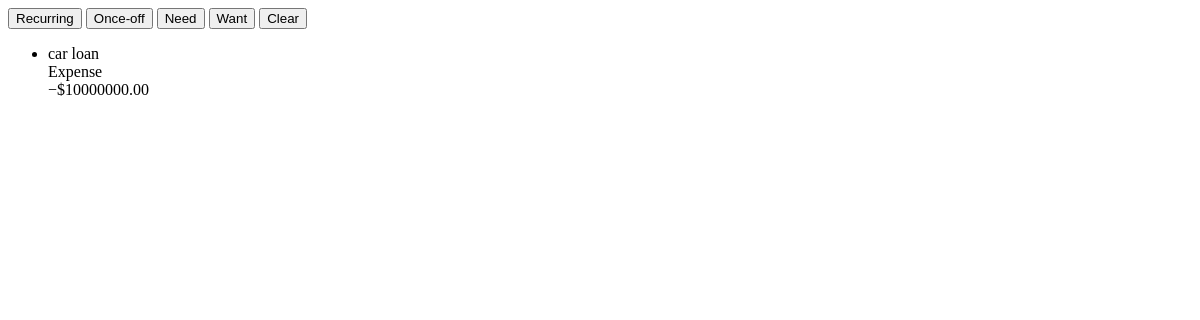
Page /breakdown_list (signed in) on the earlier database version.
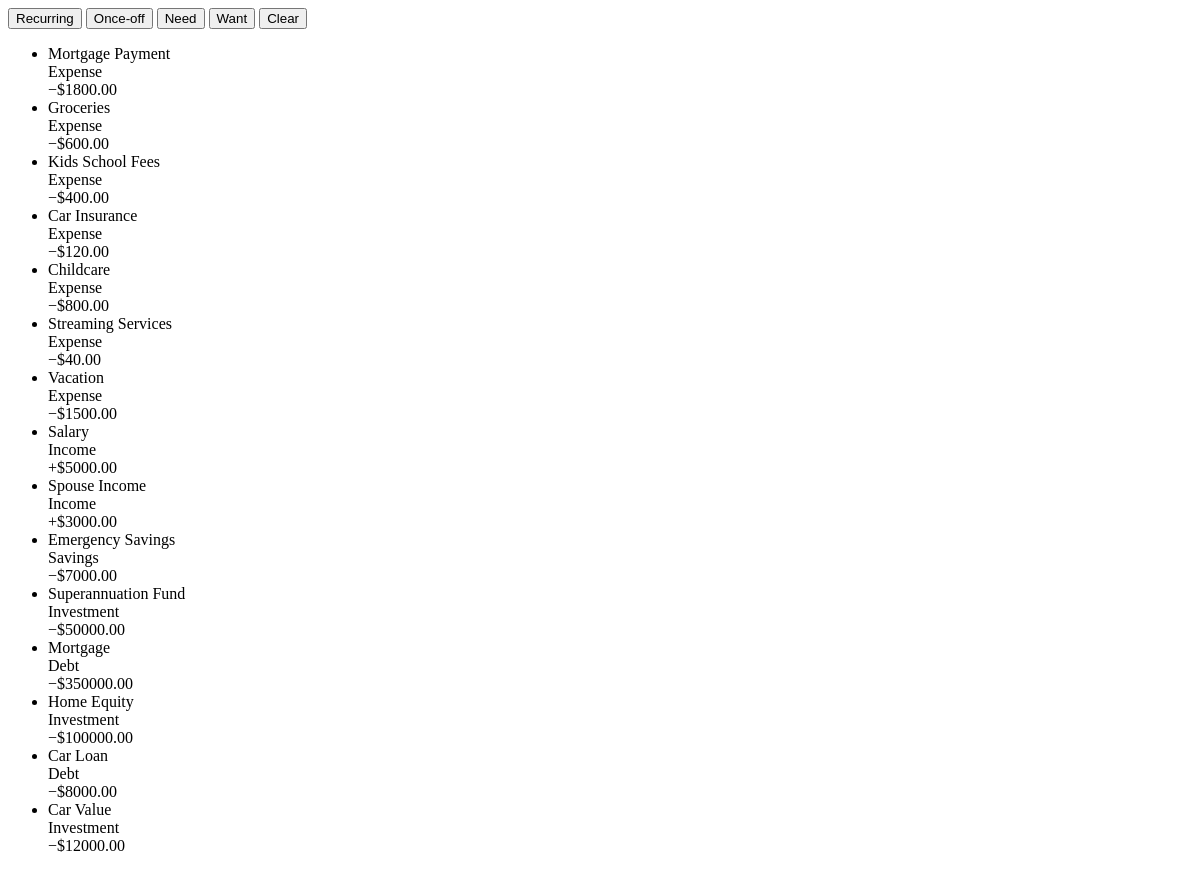
Same page on the later database version.
### app/models.py (models this page shows)
class Expense(db.Model):
    id = db.Column(db.Integer, primary_key=True)
    user_id = db.Column(db.Integer, db.ForeignKey('user.id'), nullable=False)
    name = db.Column(db.String(100), nullable=False)          # transaction name
    type = db.Column(db.String(20), nullable=False)           # expense, income, investment, etc.
    amount = db.Column(db.Float, nullable=False)
    tags = db.Column(db.Text)                                 # NEW: combined JSON (frequency + importance)
    notes = db.Column(db.String(200))                         # optional (keep if you want)
    created_at = db.Column(db.Date, default=date.today)       # optional: when the record was created

### app/routes.py (the view)
@main.route('/breakdown_list', methods=['GET','POST'])
@login_required
def breakdown_list():
    user_expenses = Expense.query.filter_by(user_id=current_user.id).all()
    if request.method == 'POST':
        data = request.get_json() or {}
        freq_filters = data.get('frequency', [])
        imp_filters = data.get('importance', [])
    else:
        freq_filters = imp_filters = []
    filtered = []
    for exp in user_expenses:
        tags = json.loads(exp.tags or '{}')
        freq = tags.get('frequency','')
        imp = tags.get('importance','')
        if isinstance(imp, list):
            imp = imp[0] if imp else ''
        if freq_filters and freq not in freq_filters:
            continue
        if imp_filters and imp not in imp_filters:
            continue
        filtered.append({
            'name':   exp.name,
            'type':   exp.type,
            'amount': exp.amount,
            'tags':   { 'frequency': freq, 'importance': imp }
        })
    if request.method == 'POST':
        return render_template(
            'visualise_components/cashflow_items.html',
            transactions=filtered
        )
    return render_template(
        'visualise_components/cashflow_list.html',
        transactions=filtered
    )

### app/__init__.py (called while the page is built)
def create_app(testing=False):
    app = Flask(__name__)
    app.config['SECRET_KEY'] = 'dev'
    if testing:
        app.config['TESTING'] = True
        app.config['SQLALCHEMY_DATABASE_URI'] = 'sqlite:///:memory:'
        app.config['WTF_CSRF_ENABLED'] = False  # Disable CSRF for form testing
    else:
        app.config['SQLALCHEMY_DATABASE_URI'] = 'sqlite:///studysync.db'
        app.config['WTF_CSRF_ENABLED'] = True
    db.init_app(app)
    migrate.init_app(app, db)
    login_manager.init_app(app)
    @login_manager.user_loader
    def load_user(user_id):
        return User.query.get(int(user_id))
    from .routes import main as main_blueprint
    app.register_blueprint(main_blueprint)
    return app

### app/templates/visualise_components/cashflow_list.html (shortened to what this page needs)
<div class="bg-[#1e1e1e] p-6 rounded-xl border border-[#333] flex flex-col h-80">
  <div class="flex flex-wrap gap-2 mb-4">
    <button type="button"
            class="filter-btn px-3 py-1 rounded-full border border-[#555555] bg-transparent text-[#bbbbbb] text-xs font-medium hover:bg-[#2a2a2a] transition"
            data-filter-key="frequency"
            data-filter-val="Recurring">
      Recurring
    </button>
    <button type="button"
            class="filter-btn px-3 py-1 rounded-full border border-[#555555] bg-transparent text-[#bbbbbb] text-xs font-medium hover:bg-[#2a2a2a] transition"
            data-filter-key="frequency"
            data-filter-val="Once-off">
      Once-off
    </button>
    <button type="button"
            class="filter-btn px-3 py-1 rounded-full border border-[#555555] bg-transparent text-[#bbbbbb] text-xs font-medium hover:bg-[#2a2a2a] transition"
            data-filter-key="importance"
            data-filter-val="Need">
      Need
    </button>
    <button type="button"
            class="filter-btn px-3 py-1 rounded-full border border-[#555555] bg-transparent text-[#bbbbbb] text-xs font-medium hover:bg-[#2a2a2a] transition"
            data-filter-key="importance"
            data-filter-val="Want">
      Want
    </button>
    <button id="clearFilters"
            type="button"
            class="ml-auto text-sm text-gray-400 hover:underline">
      Clear
    </button>
  </div>
  <ul id="breakdownList" class="flex-1 overflow-y-auto divide-y divide-[#333] pr-4">
    {% for tx in transactions %}
      <li class="py-2 flex justify-between items-center"
          data-frequency="{{ tx.tags.frequency }}"
          data-importance="{{ tx.tags.importance }}">
        <div class="space-y-0.5">
          <div class="font-medium">{{ tx.name }}</div>
          <div class="text-xs text-gray-500">{{ tx.type|capitalize }}</div>
        </div>
        <div class="font-medium">
          {{ '+' if tx.type == 'income' else '−' }}${{ '%.2f'|format(tx.amount) }}
        </div>
      </li>
    {% else %}
      <li class="py-2 text-gray-500">No transactions to display.</li>
    {% endfor %}
  </ul>
</div>

### app/templates/visualise_components/cashflow_list.html (style rules this page uses)
#breakdownList { padding-right: 1rem; scrollbar-width: thin; scrollbar-color: #333333 #1e1e1e; }

Differences in the rows shown:
removed Expense: name "car loan", type "Expense", type "−", amount "10000000.00"
added Expense: name "Mortgage Payment", type "Expense", type "−", amount "1800.00"
added Expense: name "Groceries", type "Expense", type "−", amount "600.00"
added Expense: name "Kids School Fees", type "Expense", type "−", amount "400.00"
added Expense: name "Car Insurance", type "Expense", type "−", amount "120.00"
added Expense: name "Childcare", type "Expense", type "−", amount "800.00"
added Expense: name "Streaming Services", type "Expense", type "−", amount "40.00"
added Expense: name "Vacation", type "Expense", type "−", amount "1500.00"
added Expense: name "Salary", type "Income", type "+", amount "5000.00"
added Expense: name "Spouse Income", type "Income", type "+", amount "3000.00"
added Expense: name "Emergency Savings", type "Savings", type "−", amount "7000.00"
added Expense: name "Superannuation Fund", type "Investment", type "−", amount "50000.00"
added Expense: name "Mortgage", type "Debt", type "−", amount "350000.00"
added Expense: name "Home Equity", type "Investment", type "−", amount "100000.00"
added Expense: name "Car Loan", type "Debt", type "−", amount "8000.00"
added Expense: name "Car Value", type "Investment", type "−", amount "12000.00"
